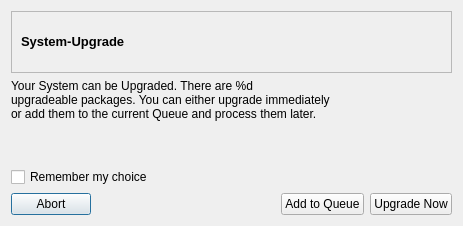
<ui version="4.0" >
 <class>upgradeDialog</class>
 <widget class="QDialog" name="upgradeDialog" >
  <property name="geometry" >
   <rect>
    <x>0</x>
    <y>0</y>
    <width>463</width>
    <height>226</height>
   </rect>
  </property>
  <property name="windowTitle" >
   <string>System Upgrade</string>
  </property>
  <layout class="QGridLayout" >
   <item row="1" column="1" >
    <layout class="QVBoxLayout" >
     <item>
      <layout class="QVBoxLayout" >
       <item>
        <widget class="QLabel" name="upgradeMessage" >
         <property name="text" >
          <string>Your System can be Upgraded. There are %d
upgradeable packages. You can either upgrade immediately
or add them to the current Queue and process them later.</string>
         </property>
         <property name="scaledContents" >
          <bool>true</bool>
         </property>
         <property name="indent" >
          <number>0</number>
         </property>
        </widget>
       </item>
       <item>
        <spacer>
         <property name="orientation" >
          <enum>Qt::Vertical</enum>
         </property>
         <property name="sizeType" >
          <enum>QSizePolicy::Fixed</enum>
         </property>
         <property name="sizeHint" >
          <size>
           <width>20</width>
           <height>40</height>
          </size>
         </property>
        </spacer>
       </item>
      </layout>
     </item>
     <item>
      <widget class="QCheckBox" name="checkBox" >
       <property name="text" >
        <string>Remember my choice</string>
       </property>
      </widget>
     </item>
    </layout>
   </item>
   <item row="2" column="1" >
    <layout class="QHBoxLayout" >
     <item>
      <widget class="QPushButton" name="abortButton" >
       <property name="text" >
        <string>Abort</string>
       </property>
       <property name="icon" >
        <iconset resource="qtpacman.qrc" >:/Icons/icons/dialog-cancel.png</iconset>
       </property>
      </widget>
     </item>
     <item>
      <spacer>
       <property name="orientation" >
        <enum>Qt::Horizontal</enum>
       </property>
       <property name="sizeHint" >
        <size>
         <width>40</width>
         <height>20</height>
        </size>
       </property>
      </spacer>
     </item>
     <item>
      <widget class="QPushButton" name="addToQueue" >
       <property name="text" >
        <string>Add to Queue</string>
       </property>
       <property name="icon" >
        <iconset resource="qtpacman.qrc" >:/Icons/icons/list-add.png</iconset>
       </property>
      </widget>
     </item>
     <item>
      <widget class="QPushButton" name="goUpgrading" >
       <property name="text" >
        <string>Upgrade Now</string>
       </property>
       <property name="icon" >
        <iconset resource="qtpacman.qrc" >:/Icons/icons/dialog-ok-apply.png</iconset>
       </property>
      </widget>
     </item>
    </layout>
   </item>
   <item row="0" column="1" >
    <widget class="QFrame" name="frame" >
     <property name="frameShape" >
      <enum>QFrame::StyledPanel</enum>
     </property>
     <property name="frameShadow" >
      <enum>QFrame::Sunken</enum>
     </property>
     <layout class="QGridLayout" >
      <item row="0" column="0" >
       <widget class="QLabel" name="label" >
        <property name="text" >
         <string>&lt;html>&lt;head>&lt;meta name="qrichtext" content="1" />&lt;style type="text/css">
p, li { white-space: pre-wrap; }
&lt;/style>&lt;/head>&lt;body style=" font-family:'Sans Serif'; font-size:10pt; font-weight:400; font-style:normal;">
&lt;p style=" margin-top:0px; margin-bottom:0px; margin-left:0px; margin-right:0px; -qt-block-indent:0; text-indent:0px;">&lt;span style=" font-weight:600;">System-Upgrade&lt;/span>&lt;/p>&lt;/body>&lt;/html></string>
        </property>
       </widget>
      </item>
      <item row="0" column="1" >
       <widget class="QLabel" name="label_2" >
        <property name="sizePolicy" >
         <sizepolicy vsizetype="Maximum" hsizetype="Maximum" >
          <horstretch>0</horstretch>
          <verstretch>0</verstretch>
         </sizepolicy>
        </property>
        <property name="minimumSize" >
         <size>
          <width>32</width>
          <height>32</height>
         </size>
        </property>
        <property name="text" >
         <string/>
        </property>
        <property name="pixmap" >
         <pixmap resource="qtpacman.qrc" >:/Icons/icons/edit-redo.png</pixmap>
        </property>
        <property name="scaledContents" >
         <bool>true</bool>
        </property>
       </widget>
      </item>
     </layout>
    </widget>
   </item>
  </layout>
 </widget>
 <resources>
  <include location="qtpacman.qrc" />
 </resources>
 <connections/>
</ui>
